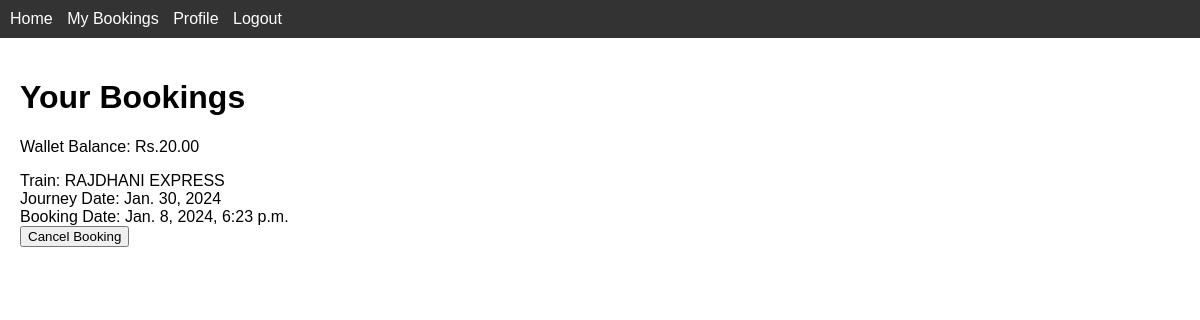
Screenshot of /user/bookings/ (signed in) with the database file from the repository.
### ticketing/models.py (models this page shows, shortened)
class UserProfile(models.Model):
    user = models.OneToOneField(User, on_delete=models.CASCADE, related_name='user_profile')
    wallet_balance = models.DecimalField(max_digits=10, decimal_places=2, default=0.0)
    objects = UserProfileManager()
    class Meta:
        app_label = 'ticketing'

class Booking(models.Model):
    user = models.ForeignKey(settings.AUTH_USER_MODEL, on_delete=models.CASCADE, related_name='bookings')
    train = models.ForeignKey(Train, on_delete=models.CASCADE)
    passengers = models.ManyToManyField(Passenger, related_name='bookings')
    journey_date = models.DateField()
    booking_date = models.DateTimeField(auto_now_add=True)

class Train(models.Model):
    name = models.CharField(max_length=100)
    source = models.CharField(max_length=100)
    destination = models.CharField(max_length=100)
    departure_time = models.DateTimeField()
    fare = models.DecimalField(max_digits=8, decimal_places=2)
    available_seats = models.PositiveIntegerField()
    schedule = models.CharField(max_length=100)

### ticketing/views.py (the view)
# urls.py: path('user/bookings/', user_bookings, name='user_bookings'),
@login_required
def user_bookings(request):
    try:
        user_profile = UserProfile.objects.get(user=request.user)
    except UserProfile.DoesNotExist:
        user_profile = None
    bookings = Booking.objects.filter(user=request.user)
    return render(request, 'user_bookings.html', {'bookings': bookings, 'user_profile': user_profile})

### ticketing/templates/user_bookings.html (shortened to what this page needs)
{% extends 'base.html' %}
{% block content %}
    <h1>Your Bookings</h1>
    <p>Wallet Balance: Rs.{{ user_profile.wallet_balance }}</p>
     {% if bookings %}
    <ul>
        {% for booking in bookings %}
            <li>
                Train: {{ booking.train.name }}<br>
                Journey Date: {{ booking.journey_date }}<br>
                Booking Date: {{ booking.booking_date }}<br>
                <form method="post" action="{% url 'ticketing:cancel_booking' booking.id %}">
                    <button type="submit">Cancel Booking</button>
                </form>
            </li>
        {% endfor %}
    </ul>
    {% else %}
    <p>No bookings yet.</p>
  {% endif %}
{% endblock %}

### ticketing/templates/base.html (style rules this page uses)
body { font-family: Arial, sans-serif; margin: 0; padding: 0; }
ul { list-style: none; margin: 0; padding: 0; }
li { display: inline-block; margin-right: 10px; }

### rows the page displays
UserProfile: wallet_balance "20.00"
Booking: train.name "RAJDHANI EXPRESS", journey_date "Jan. 30, 2024", booking_date "Jan. 8, 2024, 6:23 p.m."
